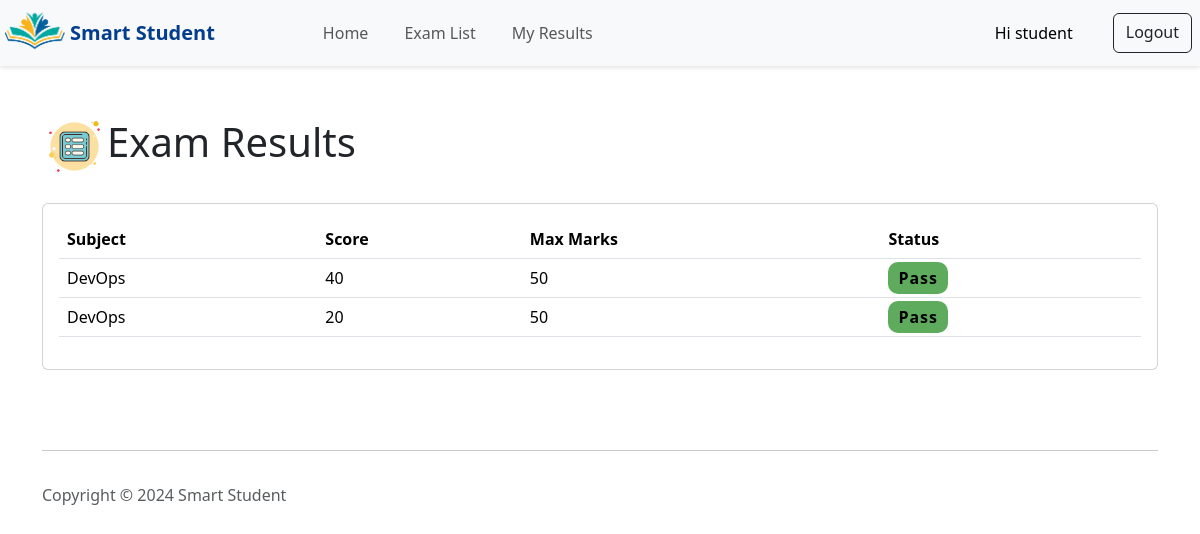
The app's page /myResults (signed in), older data.
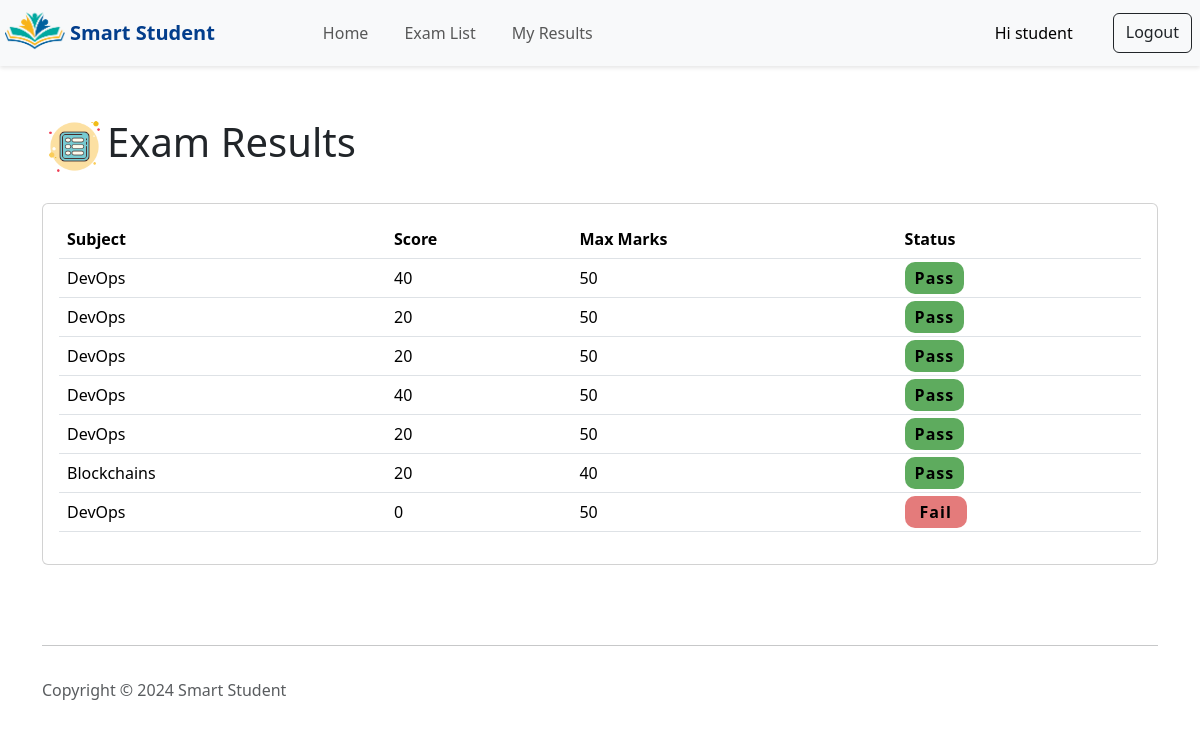
The same page, newer data.
### pages/models.py (models this page shows)
class QuizAttempt(models.Model):
    student = models.ForeignKey(User, on_delete=models.CASCADE, related_name='quiz_attempts')
    exam = models.ForeignKey(Exam, on_delete=models.CASCADE)
    submission_time = models.DateTimeField(auto_now_add=True)
    total_questions = models.PositiveIntegerField()
    correct_answers = models.PositiveIntegerField()
    score = models.PositiveIntegerField()
    max_marks= models.PositiveIntegerField()

class Exam(models.Model):
    title = models.CharField(max_length=100)
    description = models.TextField()
    duration = models.IntegerField()
    teacher = models.ForeignKey(User, on_delete=models.CASCADE, related_name='exams')
    visibility = models.BooleanField(default=False)

### pages/views.py (the view)
# urls.py: path('myResults', myResults ,name='myResults'),
def myResults(request):
    results = QuizAttempt.objects.filter(student=request.user)
    return render(request, 'student/myResults.html', {'results': results})

### pages/templates/student/myResults.html (shortened to what this page needs)
<html>
    <head>
         {% load bootstrap5 %}
  {% bootstrap_css %}
  {% load static %}
  <link rel="stylesheet" href="{% static 'pages/css/global.css' %}">
    </head>
    <body>
        {% include 'navbar.html' %}
        <div class="container mt-5">
            <div class="result-container">
                <h1 class="mt-5 mb-4"><img width="65px" src="{% static "pages/images/list.png" %}">Exam Results</h1>
                <div class="row">
                    <div class="col-md-12">
                        <div class="card mb-3">
                            <div class="card-body">
                                <table class="table">
                                    <thead>
                                        <tr>
                                            <th scope="col">Subject</th>
                                            <th scope="col">Score</th>
                                            <th scope="col">Max Marks</th>
                                            <th scope="col">Status</th>
                                        </tr>
                                    </thead>
                                    <tbody>
                                        {% for result in results %}
                                        <tr>
                                            <td>{{ result.exam.title }}</td>
                                            <td>{{ result.score }}</td>
                                            <td>{{ result.max_marks }}</td>
                                            <td><span id="status_{{ forloop.counter }}"></span></td>
                                        </tr>
                                        {% endfor %}
                                    </tbody>
                                </table>
                            </div>
                        </div>
                    </div>
                </div>
            </div>
        </div>
        {% include 'footer.html' %}
    </body>
</html>

### pages/templates/navbar.html (shortened to what this page needs)
<html>
  <head>
    {% load bootstrap5 %} {% bootstrap_css %} {% bootstrap_javascript %} {% load static %}
    <link rel="stylesheet" href="{% static 'pages/css/global.css' %}" />
  </head>
  <nav class="custom-navbar navbar navbar-expand-lg navbar-light bg-light nav-bar-design">
    <img
      class="nav-logo ml-3"
      src="{% static 'pages/images/logo-full.png' %}"
      alt="logo"
    />
    <span class="nav-logo-heading"> Smart Student</span>
    <div class="collapse navbar-collapse" id="navbarNav">
      <ul class="navbar-nav nav-content-container">
        <li class="nav-item">
          <a class="nav-link" href="/">Home</a>
        </li>
        {% if request.user.is_authenticated %}
            {% if request.user.is_staff %}
              <li class="nav-item">
                <a class="nav-link" href="/create_exam">Create Exam</a>
              </li>
              <li class="nav-item">
                <a class="nav-link" href="/Examlist">Exam List</a>
              </li>
            {% else %}
              <li class="nav-item">
                <a class="nav-link" href="/openExam">Exam List</a>
              </li>
              <li class="nav-item">
                <a class="nav-link" href="/myResults">My Results</a>
              </li>
            {% endif %}
        {% endif %}
      </ul>
    </div>
    <div class="navbar-nav ml-auto nav-button-container">
      {% if request.user.is_authenticated %}
      <li class="nav-item mx-4">
        <a class="nav-link active" href="#">Hi {{user.username}}</a>
      </li>
      <a href="/logout" class="btn btn-outline-dark mx-2 login-button"
        >Logout</a>
      {% endif %}
    </div>
  </nav>
</html>

### pages/templates/footer.html (shortened to what this page needs)
<!DOCTYPE html>
<html data-bs-theme="light" lang="en">
<head>
    {% load bootstrap5 %}
    {% bootstrap_css %}
    {% load static %}
     <link rel="stylesheet" href="{% static 'pages/css/global.css' %}">
   </head>
<body>
    <footer>
        <div class="container py-4 py-lg-5">
            <hr>
            <div class="d-flex justify-content-between align-items-center pt-3">
                <p class="text-muted mb-0">Copyright © 2024 Smart Student</p>
                <ul class="list-inline mb-0">
                </ul>
            </div>
        </div>
    </footer>
</body>
</html>

### pages/static/pages/css/global.css (style rules this page uses)
.nav-logo { max-width: 50px; margin-left: 10px; transform: scale(1.2); }
.navbar { box-shadow: 0 2px 4px rgba(0, 0, 0, 0.1); }
.nav-logo-heading { margin-left: 10px; font-size: 20px; font-weight: 700; color: #033E8C; }
.nav-link { font-weight: 500; margin-left: 20px; }
.nav-content-container { margin-left: 80px; }
.pass { background-color: rgb(94, 171, 94); padding: 5px 10px; border-radius: 10px; letter-spacing: 1px; min-width: 20px; font-weight: 700; }
.fail { background-color: rgb(228, 123, 123); padding: 5px 15px; border-radius: 10px; letter-spacing: 1px; font-weight: 700; }

Row changes from the older to the newer data that the page shows:
added QuizAttempt: exam "DevOps", score "20", max_marks "50"
added QuizAttempt: exam "DevOps", score "40", max_marks "50"
added QuizAttempt: exam "DevOps", score "20", max_marks "50"
added QuizAttempt: exam "Blockchains", score "20", max_marks "40"
added QuizAttempt: exam "DevOps", score "0", max_marks "50"
